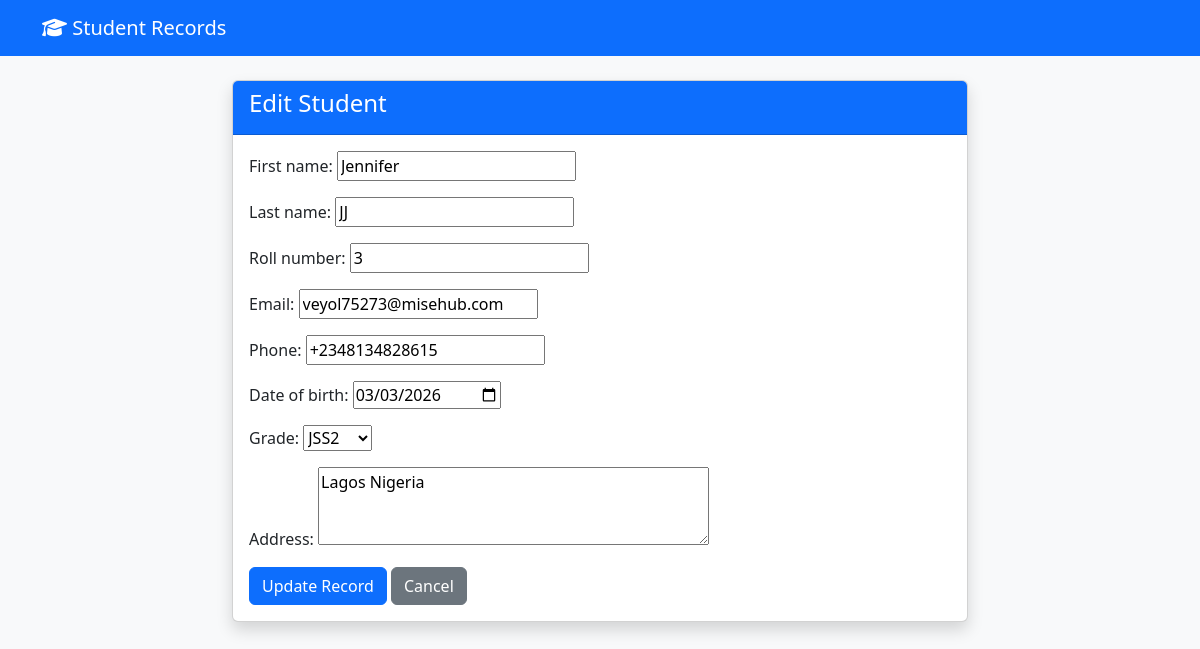
The page /update/3/ on the database its author committed.
### students/models.py (models this page shows, shortened)
class Student(models.Model):
    first_name = models.CharField(max_length=100)
    last_name = models.CharField(max_length=100)
    roll_number = models.PositiveIntegerField(unique=True)
    email = models.EmailField(unique=True)
    phone = models.CharField(max_length=15, blank=True, null=True)
    date_of_birth = models.DateField()
    grade = models.CharField(max_length=10, choices=[
        ('JSS1', 'JSS1'), ('JSS2', 'JSS2'), ('JSS3', 'JSS3'),
        ('SSS1', 'SSS1'), ('SSS2', 'SSS2'), ('SSS3', 'SSS3')
    ])
    address = models.TextField(blank=True)
    class Meta:
        ordering = ['roll_number']

### students/views.py (the view)
# urls.py: path('update/<int:pk>/', StudentUpdateView.as_view(), name='student_update'),
class StudentUpdateView(SuccessMessageMixin, UpdateView):
    model = Student
    form_class = StudentForm
    template_name = 'students/student_form.html'
    success_url = reverse_lazy('student_list')
    success_message = "Student record updated successfully!"

### students/forms.py
class StudentForm(forms.ModelForm):
    class Meta:
        model = Student
        fields = '__all__'
        widgets = {
            'date_of_birth': forms.DateInput(attrs={'type': 'date'}),
            'address': forms.Textarea(attrs={'rows': 3}),
        }

### templates/students/student_form.html (shortened to what this page needs)
{% extends 'base.html' %}
{% block content %}
<div class="row justify-content-center">
    <div class="col-lg-8">
        <div class="card shadow">
            <div class="card-header bg-primary text-white">
                <h4>{% if object %}Edit{% else %}Add New{% endif %} Student</h4>
            </div>
            <div class="card-body">
                <form method="post">
                    {{ form.as_p }}
                    <button type="submit" class="btn btn-primary">
                        {% if object %}Update{% else %}Create{% endif %} Record
                    </button>
                    <a href="{% url 'student_list' %}" class="btn btn-secondary">Cancel</a>
                </form>
            </div>
        </div>
    </div>
</div>
{% endblock %}

### rows shown on the page
Student: first_name "Jennifer", last_name "JJ", roll_number "3", email "veyol75273@misehub.com", phone "+2348134828615", date_of_birth "03/03/2026", grade "JSS2", address "Lagos Nigeria"
